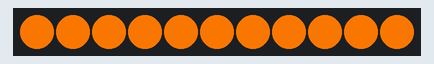
Simulated run of this sketch. Board: Arduino Uno, built with avr-gcc and run on an emulated ATmega328P. Parts: 11 RGB LEDs in strip order, left to right.

Above: at 0.1 s.
At 0.6 s:
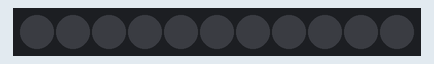

The sketch:

lightning2.ino
```cpp
#include <APA102.h>

APA102<51, 52> ledStrip;

// Set the number of LEDs to control.
const uint16_t ledCount = 11;

// Create a buffer for holding the colors (3 bytes per color).
rgb_color colors[ledCount];

// Set the brightness to use (the maximum is 31).
const uint8_t brightness =31;

void setup() {
  // put your setup code here, to run once:
  for(uint16_t i = 0; i < ledCount; i++)
  {
       colors[i] = rgb_color(235, 112, 0);
  }
  ledStrip.write(colors, ledCount, brightness);

}

void loop() {
  // put your main code here, to run repeatedly:
  ledStrip.write(colors, ledCount, brightness);
  delay(500);
  ledStrip.write(colors, ledCount, 0);
  delay(500);
}
```

Measured:
- what the display in image 1 shows lasts 0.5 s, from 0.5 s to 1.0 s
